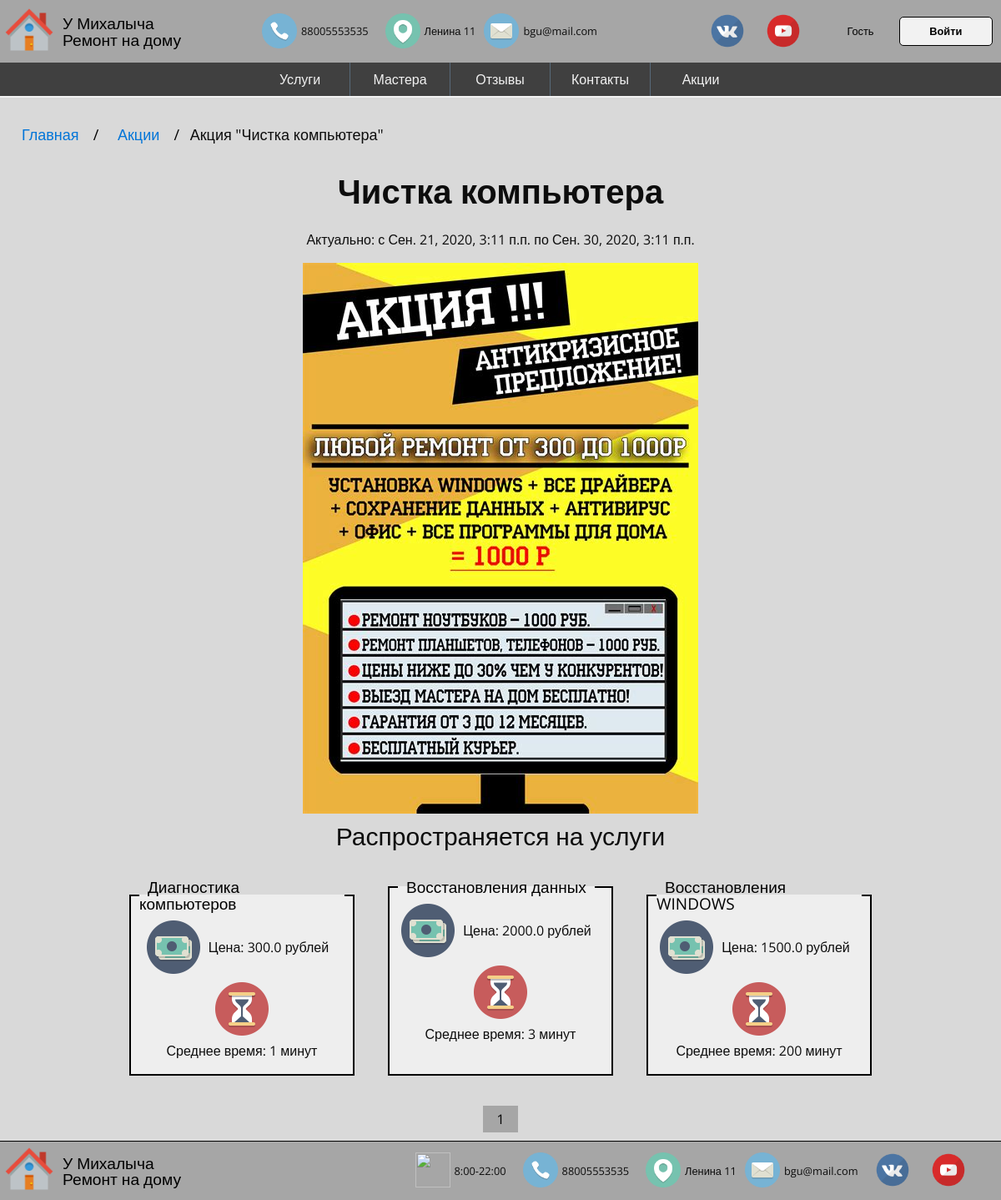
The app's page /sales/1/ with its own data.
### remontPC/apps/sales/models.py (models this page shows, shortened)
class Sale(models.Model):
	sale_name = models.CharField('Название акции', max_length = 100)
	sale_datestart = models.DateTimeField('Дата начала')
	sale_dateend = models.DateTimeField('Дата конца')
	sale_description = models.TextField('Описание')
	sale_image = models.ImageField()
	sale_service = models.ManyToManyField(Service)
	class Meta:
		verbose_name = 'Акция'
		verbose_name_plural = 'Акции'

### remontPC/apps/services/models.py (models this page shows, shortened)
class Service(models.Model):
    service_name = models.CharField('Название услуги', max_length = 200)
    service_mainservice = models.ForeignKey(MainService, on_delete = models.CASCADE, null =True)
    service_price = models.FloatField('Цена услуги')
    service_description = models.TextField('Описание услуги')
    service_averagetime = models.IntegerField('Среднее время')
    service_images = models.ImageField(null = True)
    class Meta:
        verbose_name = 'Услуга'
        verbose_name_plural = 'Услуги'

### remontPC/apps/sales/views.py (the view)
# urls.py: path('<int:sale_id>/', views.saledetail, name = 'saledetail'),
def saledetail(request, sale_id):
	try:
		s = Sale.objects.get( id = sale_id )
		service_list = s.sale_service.all()
		paginator = Paginator(service_list, 3)
		page = request.GET.get('page')
		try:
			salesservice = paginator.page(page)
		except PageNotAnInteger:
			salesservice = paginator.page(1)
		except EmptyPage:
			salesservice = paginator.page(paginator.num_pages)
		return render(request, 'sales/sale.html',{'s':s, 'service_list':service_list, 'salesservice':salesservice})
	except:
		raise Http404("Акция не найдена!")

### remontPC/apps/cart/context_processors.py (called while the page is built)
def cart(request):
    return {'cart': Cart(request)}

### remontPC/templates/sales/sale.html (shortened to what this page needs)
{% extends 'mainsales.html' %}
{% block salescard %}
        <ul class="breadcrumb">
            <li><a href="{% url 'main:index' %}">Главная</a></li>
            <li><a href="{% url 'sales:sales' %}">Акции</a></li>
            <li class="activem">Акция "{{s.sale_name}}"</li>
        </ul>
        <div class="zagolov">
            <h1>{{s.sale_name}}</h1></div>
            <div class="salesss">
                <div class="salesssb"><h2>Актуально: с {{s.sale_datestart}} по {{s.sale_dateend}}</h2></div>
                <div class="salesssimg"><img src="{{s.sale_image.url}}"  alt=""></div>
            </div>
            <div class="zagolovh2">
            <h2>Распространяется на услуги</h2></div>
            <div class="allcardsus">
				{% for ss in salesservice %}
                <div class="carduslugs">
                    <fieldset class="carduslugsfie">
                        <legend class="filtrlegend"><a href="{% url 'services:servicedetail' ss.id %}">{{ss.service_name}}</a></legend>
                        <div class="uslugaprice"><img src="image/ruble.png"  alt=""><p>Цена: {{ss.service_price}} рублей</p></div>
                        <div class="uslugatime"><img src="image/averagetime.png"   alt=""><p>Среднее время: {{ss.service_averagetime}} минут</p></div>
                    </fieldset>
                </div>
				{% endfor %}
            </div>
{% endblock  %}
{% block pagination1 %}
<div class="pagination">
    {% for pg in salesservice.paginator.page_range %}
        {% if salesservice.number == pg %}
        <a class="active" href="?page={{pg}}">{{pg}}</a>
        {% else %}
        <a href="?page={{pg}}">{{pg}}</a>
        {% endif %}
    {% endfor %}
</div>
    {% endblock %}

### static/remontPC/css/main.css (style rules this page uses)
﻿ html, body, div, span, applet, object, iframe, h1, h2, h3, h4, h5, h6, p, blockquote, pre, a, abbr, acronym, address, big, cite, code, del, dfn, em, img, ins, kbd, q, s, samp, small, strike, strong, sub, sup, tt, var, b, u, i, center, dl, dt, dd, ol, ul, li, fieldset, form, label, legend, table, caption, tbody, tfoot, thead, tr, th, td, article, aside, canvas, details, embed, figure, figcaption, footer, header, hgroup, menu, nav, output, ruby, section, summary, time, mark, audio, video { margin: 0; padding: 0; border: 0; font-size: 100%; font: inherit; vertical-align: baseline; }
body { line-height: 1; }
ol, ul { padding-left: 40px; margin-top: 1em; margin-bottom: 1em; }
* { margin: 0; }
html, body { height: 100%; }
body { display: flex; flex-direction: column; }
body { background-color: #D9D9D9; color: #0D0D0D; font-family: 'Open Sans', sans-serif; }
.zagolov h1 { margin-bottom: 0.5em; margin-top: 0.5em; font-weight: bold; display: flex; font-size: 40px; justify-content: center; text-align: center; }
* { box-sizing: border-box; }
ul.breadcrumb { padding: 10px 16px; list-style: none; background-color: #D9D9D9; }
ul.breadcrumb li { display: inline; font-size: 18px; }
ul.breadcrumb li+li:before { padding: 8px; color: black; content: "/\00a0"; }
ul.breadcrumb li a { color: #0275d8; text-decoration: none; margin-right: 5px; margin-left: 10px; line-height: 2em; }
.filtrlegend { border-color: inherit; margin: 0 10px; font-size: 20px; }
.pagination { display: flex; justify-content: center; margin-bottom: 10px; margin-top: 10px; }
.pagination a { color: black; float: left; padding: 8px 16px; text-decoration: none; transition: background-color .3s; margin-left: 5px; margin-right: 5px; }
.pagination a.active { background-color: #A6A6A6; color: black; }
.uslugaprice { align-items: center; display: flex; flex-wrap: wrap; justify-content: center; margin-top: 5px; margin-bottom: 5px; }
.uslugatime { align-items: center; display: flex; flex-wrap: wrap; justify-content: center; margin-top: 5px; margin-bottom: 5px; }
.filtrlegend a { border-color: inherit; margin: 0 10px; font-size: 19px; text-decoration: none; color: black; }
.carduslugsfie p { padding: 10px 10px; display: inline-block; box-sizing: border-box; text-align: center; }
.carduslugs { display: flex; justify-content: center; flex-wrap: wrap; }
.carduslugsfie { width: 270px; border: 2px solid black; background-color: #eee; margin-right: 10px; margin-left: 10px; }
.carduslugsfie div { margin-left: 10px; }
.allcardsus { display: flex; justify-content: center; flex-wrap: wrap; padding: 1em 10px; margin: 5px 5px 5px 5px; }
.allcardsus div { margin: 10px; }
.zagolovh2 { display: flex; justify-content: center; margin-top: 10px; margin-bottom: 10px; text-align: center; font-size: 30px; }
.salesss { display: flex; justify-content: center; flex-wrap: wrap; flex-direction: column; text-align: center; }
.salesss img { margin-top: 10px; }
.salesss h2 { margin-top: 10px; margin-bottom: 10px; }

### records on screen
Sale: sale_name "Чистка компьютера", sale_datestart "Сен. 21, 2020, 3:11 п.п.", sale_dateend "Сен. 30, 2020, 3:11 п.п.", sale_image (picture)
Service: service_name "Диагностика компьютеров", service_price "300.0", service_averagetime "1"
Service: service_name "Восстановления данных", service_price "2000.0", service_averagetime "3"
Service: service_name "Восстановления WINDOWS", service_price "1500.0", service_averagetime "200"

### other values on screen
{{ pg }} "1"
